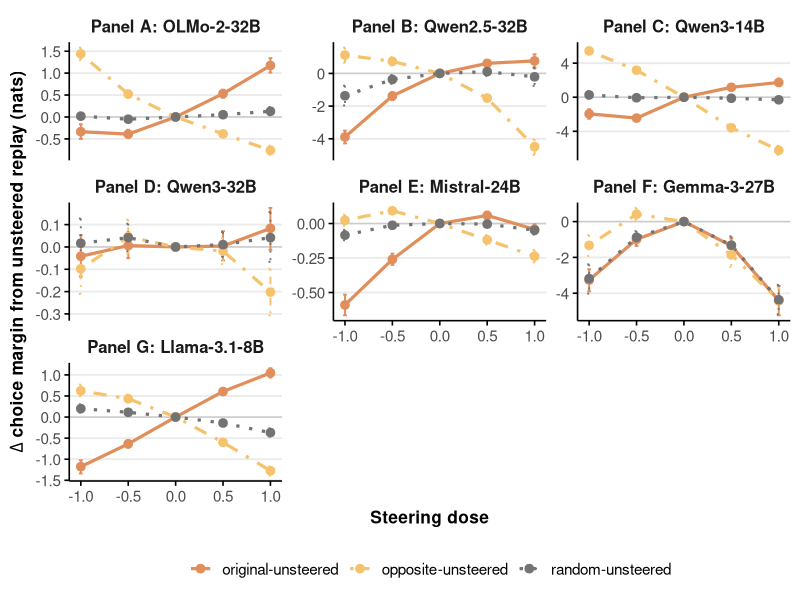

The R source for this figure:
##########################################
# AI WELFARE PROJECT
##########################################
# Appendix Figure A4: Original, opposite-steered and random-steered caches
##########################################

#=================================
# 1. Setup and configuration
#=================================

library(tidyverse)
library(ggplot2)

# Run this script from the repository root directory.
dir.create("figures", showWarnings = FALSE)

theme_set(
  theme_minimal(base_size = 14) +
    theme(
      plot.title = element_text(hjust = 0.5, size = 15, face = "bold"),
      strip.text = element_text(size = 12, face = "bold"),
      axis.title = element_text(size = 12.5, face = "bold"),
      axis.text = element_text(size = 11),
      axis.line = element_line(colour = "black", linewidth = 0.55),
      axis.ticks = element_line(colour = "black", linewidth = 0.55),
      panel.grid.minor = element_blank(),
      panel.grid.major.x = element_blank(),
      legend.position = "bottom",
      legend.title = element_blank(),
      legend.text = element_text(size = 11),
      plot.background = element_rect(fill = "white", colour = NA),
      panel.background = element_rect(fill = "white", colour = NA)
    )
)

heat_colours <- hcl.colors(9, palette = "Heat")
series_colours <- c(
  "natural_minus_clean" = heat_colours[4],
  "opposite_minus_clean" = heat_colours[6],
  "random_minus_clean" = "grey45"
)
series_linetypes <- c(
  "natural_minus_clean" = "solid",
  "opposite_minus_clean" = "dotdash",
  "random_minus_clean" = "dotted"
)
series_labels <- c(
  "natural_minus_clean" = "original-unsteered",
  "opposite_minus_clean" = "opposite-unsteered",
  "random_minus_clean" = "random-unsteered"
)
model_order <- c("OLMo-2-32B", "Qwen2.5-32B", "Qwen3-14B", "Qwen3-32B", "Mistral-24B", "Gemma-3-27B", "Llama-3.1-8B")

#=================================
# 2. Data loading and preparation
#=================================

data <- read_csv(
  "experiment_results_csv/figureA4.csv",
  show_col_types = FALSE
) %>%
  filter(series != "matched_minus_clean") %>%
  mutate(
    model = factor(model, levels = model_order),
    series = factor(series, levels = names(series_colours))
  )

stopifnot(
  nrow(data) == 105,
  n_distinct(data$model) == 7,
  n_distinct(data$dose) == 5,
  n_distinct(data$series) == 3
)

panel_labels <- setNames(
  str_c("Panel ", LETTERS[1:7], ": ", model_order),
  model_order
)

#=================================
# 3. Create figure
#=================================

figureA4 <- ggplot(
  data,
  aes(x = dose, y = estimate, colour = series, linetype = series, group = series)
) +
  geom_hline(yintercept = 0, colour = "grey80", linewidth = 0.5) +
  geom_errorbar(aes(ymin = ci_low, ymax = ci_high), width = 0.04, linewidth = 0.65) +
  geom_line(linewidth = 1.1) +
  geom_point(size = 2.6) +
  facet_wrap(
    ~model,
    ncol = 3,
    scales = "free_y",
    labeller = as_labeller(panel_labels)
  ) +
  scale_colour_manual(values = series_colours, labels = series_labels) +
  scale_linetype_manual(values = series_linetypes, labels = series_labels) +
  scale_x_continuous(breaks = c(-1, -0.5, 0, 0.5, 1)) +
  labs(
    x = "Steering dose",
    y = expression(bold(Delta*" choice margin from unsteered replay (nats)")),
    colour = NULL,
    linetype = NULL
  ) +
  guides(
    colour = guide_legend(nrow = 1),
    linetype = guide_legend(nrow = 1)
  )

#=================================
# 4. Save figure
#=================================

ggsave(
  "figures/figureA4.png",
  figureA4,
  width = 13,
  height = 10,
  dpi = 300,
  bg = "white"
)
